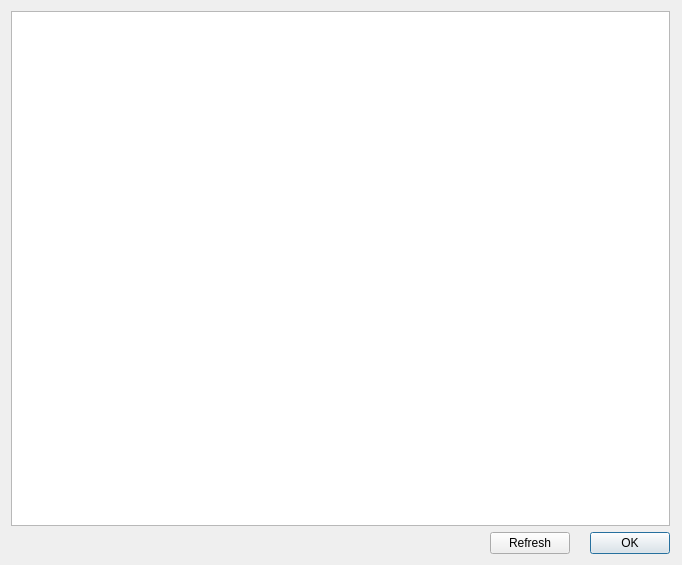
<?xml version="1.0" encoding="UTF-8"?>
<ui version="4.0">
 <class>ShowReadmeDialog</class>
 <widget class="QDialog" name="ShowReadmeDialog">
  <property name="windowModality">
   <enum>Qt::ApplicationModal</enum>
  </property>
  <property name="geometry">
   <rect>
    <x>0</x>
    <y>0</y>
    <width>682</width>
    <height>565</height>
   </rect>
  </property>
  <property name="windowTitle">
   <string>Readme</string>
  </property>
  <property name="modal">
   <bool>false</bool>
  </property>
  <layout class="QVBoxLayout" name="verticalLayout">
   <property name="rightMargin">
    <number>12</number>
   </property>
   <item>
    <widget class="QTextBrowser" name="uiTextBrowser">
     <property name="openExternalLinks">
      <bool>true</bool>
     </property>
    </widget>
   </item>
   <item>
    <layout class="QHBoxLayout" name="horizontalLayout">
     <property name="spacing">
      <number>20</number>
     </property>
     <item>
      <spacer name="horizontalSpacer">
       <property name="orientation">
        <enum>Qt::Horizontal</enum>
       </property>
       <property name="sizeHint" stdset="0">
        <size>
         <width>40</width>
         <height>20</height>
        </size>
       </property>
      </spacer>
     </item>
     <item>
      <widget class="QPushButton" name="uiRefreshButton">
       <property name="text">
        <string>Refresh</string>
       </property>
      </widget>
     </item>
     <item>
      <widget class="QDialogButtonBox" name="uiButtonBox">
       <property name="sizePolicy">
        <sizepolicy hsizetype="Fixed" vsizetype="Fixed">
         <horstretch>0</horstretch>
         <verstretch>0</verstretch>
        </sizepolicy>
       </property>
       <property name="orientation">
        <enum>Qt::Horizontal</enum>
       </property>
       <property name="standardButtons">
        <set>QDialogButtonBox::Ok</set>
       </property>
      </widget>
     </item>
    </layout>
   </item>
  </layout>
 </widget>
 <resources>
  <include location="../../resources/resources.qrc"/>
 </resources>
 <connections>
  <connection>
   <sender>uiButtonBox</sender>
   <signal>accepted()</signal>
   <receiver>ShowReadmeDialog</receiver>
   <slot>accept()</slot>
   <hints>
    <hint type="sourcelabel">
     <x>554</x>
     <y>361</y>
    </hint>
    <hint type="destinationlabel">
     <x>303</x>
     <y>194</y>
    </hint>
   </hints>
  </connection>
  <connection>
   <sender>uiButtonBox</sender>
   <signal>rejected()</signal>
   <receiver>ShowReadmeDialog</receiver>
   <slot>reject()</slot>
   <hints>
    <hint type="sourcelabel">
     <x>508</x>
     <y>361</y>
    </hint>
    <hint type="destinationlabel">
     <x>303</x>
     <y>194</y>
    </hint>
   </hints>
  </connection>
 </connections>
</ui>
